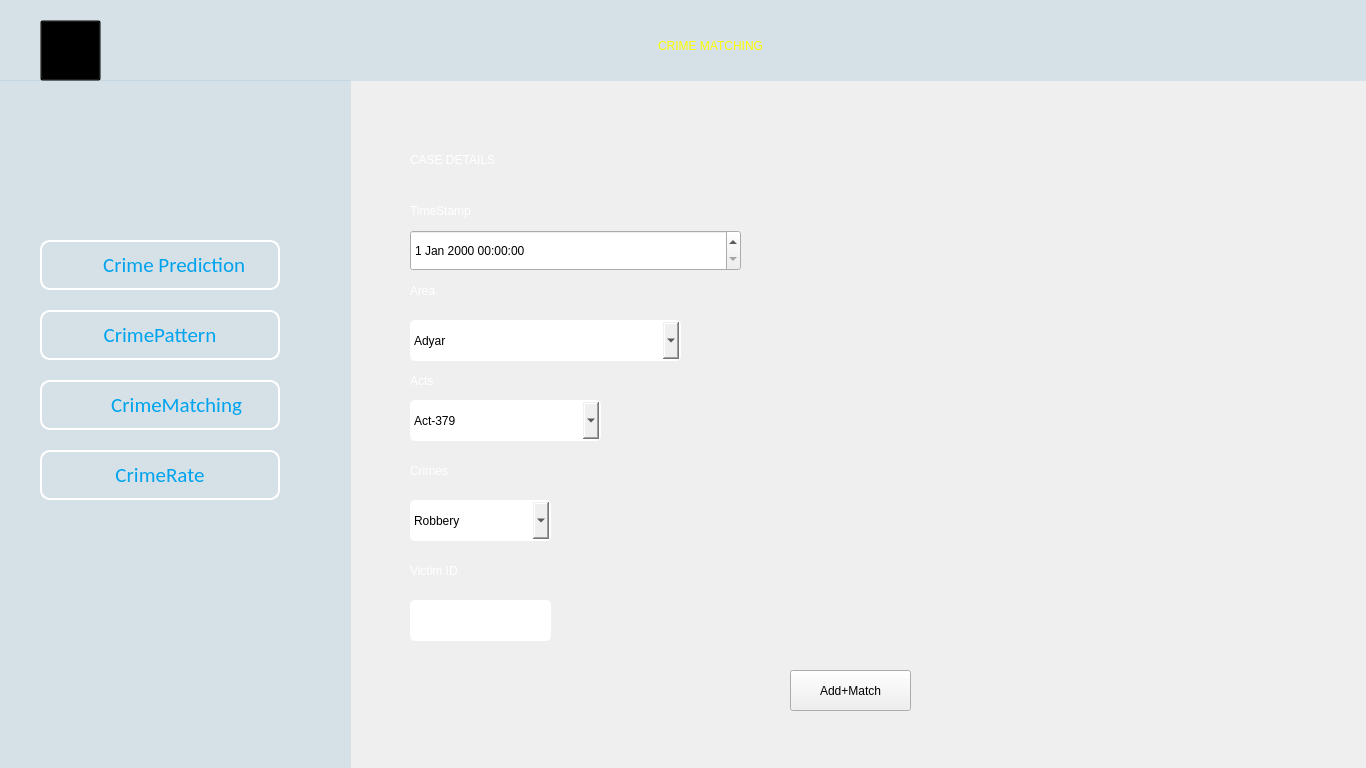
<?xml version="1.0" encoding="UTF-8"?>
<ui version="4.0">
 <class>Dialog</class>
 <widget class="QDialog" name="Dialog">
  <property name="geometry">
   <rect>
    <x>0</x>
    <y>0</y>
    <width>1366</width>
    <height>768</height>
   </rect>
  </property>
  <property name="windowTitle">
   <string>Dialog</string>
  </property>
  <widget class="QLabel" name="icon4">
   <property name="geometry">
    <rect>
     <x>50</x>
     <y>460</y>
     <width>31</width>
     <height>31</height>
    </rect>
   </property>
   <property name="styleSheet">
    <string notr="true">color: rgb(255, 255, 255);</string>
   </property>
   <property name="text">
    <string/>
   </property>
   <property name="pixmap">
    <pixmap>Images/Icons/interest-rate.png</pixmap>
   </property>
   <property name="scaledContents">
    <bool>true</bool>
   </property>
  </widget>
  <widget class="QLabel" name="blurside">
   <property name="geometry">
    <rect>
     <x>-10</x>
     <y>80</y>
     <width>361</width>
     <height>771</height>
    </rect>
   </property>
   <property name="styleSheet">
    <string notr="true">background-color: rgba(131, 177, 203,60);</string>
   </property>
   <property name="text">
    <string/>
   </property>
  </widget>
  <widget class="QLabel" name="blurtop">
   <property name="geometry">
    <rect>
     <x>-10</x>
     <y>-10</y>
     <width>1381</width>
     <height>91</height>
    </rect>
   </property>
   <property name="styleSheet">
    <string notr="true">background-color: rgba(131, 177, 203,60);</string>
   </property>
   <property name="text">
    <string/>
   </property>
  </widget>
  <widget class="QPushButton" name="crimerate">
   <property name="geometry">
    <rect>
     <x>40</x>
     <y>450</y>
     <width>240</width>
     <height>50</height>
    </rect>
   </property>
   <property name="font">
    <font>
     <family>Calibri</family>
     <pointsize>16</pointsize>
     <weight>50</weight>
     <italic>false</italic>
     <bold>false</bold>
    </font>
   </property>
   <property name="acceptDrops">
    <bool>false</bool>
   </property>
   <property name="autoFillBackground">
    <bool>false</bool>
   </property>
   <property name="styleSheet">
    <string notr="true">color: rgb(0, 163, 238);
font: 16pt &quot;Calibri&quot;;
border:2px solid white;
border-radius:10px;
background-color: rgba(255, 255, 255,0);
</string>
   </property>
   <property name="text">
    <string>CrimeRate</string>
   </property>
  </widget>
  <widget class="QLabel" name="icon3">
   <property name="geometry">
    <rect>
     <x>50</x>
     <y>390</y>
     <width>31</width>
     <height>31</height>
    </rect>
   </property>
   <property name="styleSheet">
    <string notr="true">color: rgb(255, 255, 255);</string>
   </property>
   <property name="text">
    <string/>
   </property>
   <property name="pixmap">
    <pixmap>Images/Icons/puzzle.png</pixmap>
   </property>
   <property name="scaledContents">
    <bool>true</bool>
   </property>
  </widget>
  <widget class="QLabel" name="background">
   <property name="geometry">
    <rect>
     <x>0</x>
     <y>0</y>
     <width>1366</width>
     <height>768</height>
    </rect>
   </property>
   <property name="text">
    <string/>
   </property>
   <property name="pixmap">
    <pixmap>Images/BG.jpg</pixmap>
   </property>
   <property name="scaledContents">
    <bool>true</bool>
   </property>
  </widget>
  <widget class="QPushButton" name="crimematching">
   <property name="geometry">
    <rect>
     <x>40</x>
     <y>380</y>
     <width>240</width>
     <height>50</height>
    </rect>
   </property>
   <property name="font">
    <font>
     <family>Calibri</family>
     <pointsize>16</pointsize>
     <weight>50</weight>
     <italic>false</italic>
     <bold>false</bold>
    </font>
   </property>
   <property name="acceptDrops">
    <bool>false</bool>
   </property>
   <property name="autoFillBackground">
    <bool>false</bool>
   </property>
   <property name="styleSheet">
    <string notr="true">color: rgb(0, 163, 238);
font: 16pt &quot;Calibri&quot;;
border:2px solid white;
border-radius:10px;
background-color: rgba(255, 255, 255,0);</string>
   </property>
   <property name="text">
    <string>       CrimeMatching</string>
   </property>
  </widget>
  <widget class="QLabel" name="icon2">
   <property name="geometry">
    <rect>
     <x>50</x>
     <y>320</y>
     <width>31</width>
     <height>31</height>
    </rect>
   </property>
   <property name="styleSheet">
    <string notr="true">color: rgb(255, 255, 255);</string>
   </property>
   <property name="text">
    <string/>
   </property>
   <property name="pixmap">
    <pixmap>Images/Icons/pattern-lock.png</pixmap>
   </property>
   <property name="scaledContents">
    <bool>true</bool>
   </property>
  </widget>
  <widget class="QLabel" name="icon1">
   <property name="geometry">
    <rect>
     <x>50</x>
     <y>250</y>
     <width>41</width>
     <height>41</height>
    </rect>
   </property>
   <property name="styleSheet">
    <string notr="true">color: rgb(255, 255, 255);</string>
   </property>
   <property name="text">
    <string/>
   </property>
   <property name="pixmap">
    <pixmap>Images/Icons/predictive-analysis.png</pixmap>
   </property>
   <property name="scaledContents">
    <bool>true</bool>
   </property>
  </widget>
  <widget class="QPushButton" name="crimepattern">
   <property name="geometry">
    <rect>
     <x>40</x>
     <y>310</y>
     <width>240</width>
     <height>50</height>
    </rect>
   </property>
   <property name="font">
    <font>
     <family>Calibri</family>
     <pointsize>16</pointsize>
     <weight>50</weight>
     <italic>false</italic>
     <bold>false</bold>
    </font>
   </property>
   <property name="styleSheet">
    <string notr="true">color: rgb(0, 163, 238);
font: 16pt &quot;Calibri&quot;;
border:2px solid white;
border-radius:10px;
background-color: rgba(255, 255, 255,0);</string>
   </property>
   <property name="text">
    <string>CrimePattern</string>
   </property>
  </widget>
  <widget class="QPushButton" name="crimeprediction">
   <property name="geometry">
    <rect>
     <x>40</x>
     <y>240</y>
     <width>240</width>
     <height>50</height>
    </rect>
   </property>
   <property name="font">
    <font>
     <family>Calibri</family>
     <pointsize>16</pointsize>
     <weight>50</weight>
     <italic>false</italic>
     <bold>false</bold>
    </font>
   </property>
   <property name="styleSheet">
    <string notr="true">color: rgb(0, 163, 238);
font: 16pt &quot;Calibri&quot;;
border:2px solid white;
border-radius:10px;
background-color: rgba(255, 255, 255,0);</string>
   </property>
   <property name="text">
    <string>      Crime Prediction</string>
   </property>
  </widget>
  <widget class="QLabel" name="topic">
   <property name="geometry">
    <rect>
     <x>500</x>
     <y>20</y>
     <width>421</width>
     <height>51</height>
    </rect>
   </property>
   <property name="styleSheet">
    <string notr="true">font: 26pt &quot;MS Shell Dlg 2&quot;;
color: rgb(255, 255, 0);</string>
   </property>
   <property name="text">
    <string>CRIME MATCHING</string>
   </property>
   <property name="alignment">
    <set>Qt::AlignCenter</set>
   </property>
  </widget>
  <widget class="QLabel" name="icon3_2">
   <property name="geometry">
    <rect>
     <x>470</x>
     <y>20</y>
     <width>51</width>
     <height>51</height>
    </rect>
   </property>
   <property name="styleSheet">
    <string notr="true">color: rgb(255, 255, 255);</string>
   </property>
   <property name="text">
    <string/>
   </property>
   <property name="pixmap">
    <pixmap>Images/Icons/puzzle.png</pixmap>
   </property>
   <property name="scaledContents">
    <bool>true</bool>
   </property>
  </widget>
  <widget class="QLabel" name="Casedetails">
   <property name="geometry">
    <rect>
     <x>410</x>
     <y>140</y>
     <width>201</width>
     <height>41</height>
    </rect>
   </property>
   <property name="styleSheet">
    <string notr="true">font: 75 18pt &quot;MS Shell Dlg 2&quot;;
color: rgb(255, 255, 255);</string>
   </property>
   <property name="text">
    <string>&lt;html&gt;&lt;head/&gt;&lt;body&gt;&lt;p&gt;CASE DETAILS&lt;/p&gt;&lt;/body&gt;&lt;/html&gt;</string>
   </property>
  </widget>
  <widget class="QLabel" name="Area">
   <property name="geometry">
    <rect>
     <x>410</x>
     <y>280</y>
     <width>81</width>
     <height>21</height>
    </rect>
   </property>
   <property name="styleSheet">
    <string notr="true">font: 75 12pt &quot;MS Shell Dlg 2&quot;;
color: rgb(255, 255, 255);</string>
   </property>
   <property name="text">
    <string>Area</string>
   </property>
  </widget>
  <widget class="QLabel" name="Acts">
   <property name="geometry">
    <rect>
     <x>410</x>
     <y>370</y>
     <width>81</width>
     <height>21</height>
    </rect>
   </property>
   <property name="styleSheet">
    <string notr="true">font: 75 12pt &quot;MS Shell Dlg 2&quot;;
color: rgb(255, 255, 255);</string>
   </property>
   <property name="text">
    <string>Acts</string>
   </property>
  </widget>
  <widget class="QLabel" name="Crime">
   <property name="geometry">
    <rect>
     <x>410</x>
     <y>460</y>
     <width>81</width>
     <height>21</height>
    </rect>
   </property>
   <property name="styleSheet">
    <string notr="true">font: 75 12pt &quot;MS Shell Dlg 2&quot;;
color: rgb(255, 255, 255);</string>
   </property>
   <property name="text">
    <string>Crimes</string>
   </property>
  </widget>
  <widget class="QLabel" name="Crime_2">
   <property name="geometry">
    <rect>
     <x>410</x>
     <y>560</y>
     <width>81</width>
     <height>21</height>
    </rect>
   </property>
   <property name="styleSheet">
    <string notr="true">font: 75 12pt &quot;MS Shell Dlg 2&quot;;
color: rgb(255, 255, 255);</string>
   </property>
   <property name="text">
    <string>Victim ID</string>
   </property>
  </widget>
  <widget class="QLineEdit" name="VictimIDLE">
   <property name="geometry">
    <rect>
     <x>410</x>
     <y>600</y>
     <width>141</width>
     <height>41</height>
    </rect>
   </property>
   <property name="styleSheet">
    <string notr="true">border:2px solid white;
border-radius:5px;
background-color: rgba(255, 255, 255);</string>
   </property>
  </widget>
  <widget class="QComboBox" name="location">
   <property name="geometry">
    <rect>
     <x>410</x>
     <y>320</y>
     <width>271</width>
     <height>41</height>
    </rect>
   </property>
   <property name="styleSheet">
    <string notr="true">font: 14pt &quot;MS Shell Dlg 2&quot;;
border:2px solid white;
border-radius:5px;</string>
   </property>
   <property name="editable">
    <bool>true</bool>
   </property>
   <property name="currentText">
    <string>Adyar </string>
   </property>
   <item>
    <property name="text">
     <string>Adyar </string>
    </property>
   </item>
   <item>
    <property name="text">
     <string>Agaram </string>
    </property>
   </item>
   <item>
    <property name="text">
     <string>Aminjikarai</string>
    </property>
   </item>
   <item>
    <property name="text">
     <string>Anna Nagar </string>
    </property>
   </item>
   <item>
    <property name="text">
     <string>Anna Nagar East</string>
    </property>
   </item>
   <item>
    <property name="text">
     <string>Anna Nagar Western Extn</string>
    </property>
   </item>
   <item>
    <property name="text">
     <string>Anna Road</string>
    </property>
   </item>
   <item>
    <property name="text">
     <string>Arumbakkam</string>
    </property>
   </item>
   <item>
    <property name="text">
     <string>Ashoknagar</string>
    </property>
   </item>
   <item>
    <property name="text">
     <string>Aynavaram</string>
    </property>
   </item>
   <item>
    <property name="text">
     <string>Besantnagar</string>
    </property>
   </item>
   <item>
    <property name="text">
     <string>Chennai</string>
    </property>
   </item>
   <item>
    <property name="text">
     <string>Chepauk</string>
    </property>
   </item>
   <item>
    <property name="text">
     <string>Chetput</string>
    </property>
   </item>
   <item>
    <property name="text">
     <string>Chintadripet</string>
    </property>
   </item>
   <item>
    <property name="text">
     <string>Choolaimedu</string>
    </property>
   </item>
   <item>
    <property name="text">
     <string>D G Vaishnav College</string>
    </property>
   </item>
   <item>
    <property name="text">
     <string>Edapalayam</string>
    </property>
   </item>
   <item>
    <property name="text">
     <string>Egmore</string>
    </property>
   </item>
   <item>
    <property name="text">
     <string>Egmore ND</string>
    </property>
   </item>
   <item>
    <property name="text">
     <string>Ekkaduthangal</string>
    </property>
   </item>
   <item>
    <property name="text">
     <string>Engineering College</string>
    </property>
   </item>
   <item>
    <property name="text">
     <string>Erukkancheri</string>
    </property>
   </item>
   <item>
    <property name="text">
     <string>Ethiraj Salai</string>
    </property>
   </item>
   <item>
    <property name="text">
     <string>Flower Bazaar</string>
    </property>
   </item>
   <item>
    <property name="text">
     <string>Flowers Road</string>
    </property>
   </item>
   <item>
    <property name="text">
     <string>Fort St George</string>
    </property>
   </item>
   <item>
    <property name="text">
     <string>G K M Colony</string>
    </property>
   </item>
   <item>
    <property name="text">
     <string>Gopalapuram</string>
    </property>
   </item>
   <item>
    <property name="text">
     <string>Govt Stanley Hospital</string>
    </property>
   </item>
   <item>
    <property name="text">
     <string>Greams Road</string>
    </property>
   </item>
   <item>
    <property name="text">
     <string>Guindy Industrial Estate</string>
    </property>
   </item>
   <item>
    <property name="text">
     <string>Guindy North</string>
    </property>
   </item>
   <item>
    <property name="text">
     <string>High Court Building</string>
    </property>
   </item>
   <item>
    <property name="text">
     <string>Hindi Prachar Sabha</string>
    </property>
   </item>
   <item>
    <property name="text">
     <string>Icf Colony</string>
    </property>
   </item>
   <item>
    <property name="text">
     <string>Indian Institute Of Technology</string>
    </property>
   </item>
   <item>
    <property name="text">
     <string>Jafferkhanpet</string>
    </property>
   </item>
   <item>
    <property name="text">
     <string>Jawahar Nagar</string>
    </property>
   </item>
   <item>
    <property name="text">
     <string>Kalaignar Karunanidhi Nagar</string>
    </property>
   </item>
   <item>
    <property name="text">
     <string>Kasturibai Nagar</string>
    </property>
   </item>
   <item>
    <property name="text">
     <string>Kilpauk</string>
    </property>
   </item>
   <item>
    <property name="text">
     <string>Kilpauk Medical College</string>
    </property>
   </item>
   <item>
    <property name="text">
     <string>Kodambakkam</string>
    </property>
   </item>
   <item>
    <property name="text">
     <string>Kodungaiyur</string>
    </property>
   </item>
   <item>
    <property name="text">
     <string>Kotturpuram</string>
    </property>
   </item>
   <item>
    <property name="text">
     <string>Koyambedu</string>
    </property>
   </item>
   <item>
    <property name="text">
     <string>Koyambedu Wholesale Market Com</string>
    </property>
   </item>
   <item>
    <property name="text">
     <string>Kumaran Nagar</string>
    </property>
   </item>
   <item>
    <property name="text">
     <string>Lloyds Estate</string>
    </property>
   </item>
   <item>
    <property name="text">
     <string>Loyola College</string>
    </property>
   </item>
   <item>
    <property name="text">
     <string>Madras Electricity System</string>
    </property>
   </item>
   <item>
    <property name="text">
     <string>Madras Medical College</string>
    </property>
   </item>
   <item>
    <property name="text">
     <string>Madras University</string>
    </property>
   </item>
   <item>
    <property name="text">
     <string>Mambalam.</string>
    </property>
   </item>
   <item>
    <property name="text">
     <string>Mandaveli</string>
    </property>
   </item>
   <item>
    <property name="text">
     <string>Mannady</string>
    </property>
   </item>
   <item>
    <property name="text">
     <string>Medavakkam Tank Road</string>
    </property>
   </item>
   <item>
    <property name="text">
     <string>Mint Building</string>
    </property>
   </item>
   <item>
    <property name="text">
     <string>MPT AO</string>
    </property>
   </item>
   <item>
    <property name="text">
     <string>Mylapore</string>
    </property>
   </item>
   <item>
    <property name="text">
     <string>Nandanam</string>
    </property>
   </item>
   <item>
    <property name="text">
     <string>Nungambakkam</string>
    </property>
   </item>
   <item>
    <property name="text">
     <string>Nungambakkam High Road</string>
    </property>
   </item>
   <item>
    <property name="text">
     <string>Old College Buildings</string>
    </property>
   </item>
   <item>
    <property name="text">
     <string>Park Town</string>
    </property>
   </item>
   <item>
    <property name="text">
     <string>Perambur</string>
    </property>
   </item>
   <item>
    <property name="text">
     <string>Perambur Barracks</string>
    </property>
   </item>
   <item>
    <property name="text">
     <string>Perambur North</string>
    </property>
   </item>
   <item>
    <property name="text">
     <string>Pr. Accountant General</string>
    </property>
   </item>
   <item>
    <property name="text">
     <string>Pudupakkam</string>
    </property>
   </item>
   <item>
    <property name="text">
     <string>Puliyanthope</string>
    </property>
   </item>
   <item>
    <property name="text">
     <string>Raja Annamalaipuram</string>
    </property>
   </item>
   <item>
    <property name="text">
     <string>Rajaji Bhavan</string>
    </property>
   </item>
   <item>
    <property name="text">
     <string>Rajbhavan</string>
    </property>
   </item>
   <item>
    <property name="text">
     <string>Ramakrishna Nagar</string>
    </property>
   </item>
   <item>
    <property name="text">
     <string>Rayapuram</string>
    </property>
   </item>
   <item>
    <property name="text">
     <string>Ripon Buildings</string>
    </property>
   </item>
   <item>
    <property name="text">
     <string>Royapettah</string>
    </property>
   </item>
   <item>
    <property name="text">
     <string>Rv Nagar</string>
    </property>
   </item>
   <item>
    <property name="text">
     <string>Saidapet</string>
    </property>
   </item>
   <item>
    <property name="text">
     <string>Saligramam</string>
    </property>
   </item>
   <item>
    <property name="text">
     <string>Sembiam</string>
    </property>
   </item>
   <item>
    <property name="text">
     <string>Shastri Bhavan</string>
    </property>
   </item>
   <item>
    <property name="text">
     <string>Shastri Nagar</string>
    </property>
   </item>
   <item>
    <property name="text">
     <string>Shenoy Nagar</string>
    </property>
   </item>
   <item>
    <property name="text">
     <string>Sowcarpet</string>
    </property>
   </item>
   <item>
    <property name="text">
     <string>Teynampet</string>
    </property>
   </item>
   <item>
    <property name="text">
     <string>Teynampet West</string>
    </property>
   </item>
   <item>
    <property name="text">
     <string>Thygarayanagar</string>
    </property>
   </item>
   <item>
    <property name="text">
     <string>Thygarayanagar North ND</string>
    </property>
   </item>
   <item>
    <property name="text">
     <string>Thygarayanagar South NDS.O</string>
    </property>
   </item>
   <item>
    <property name="text">
     <string>Tidel Park</string>
    </property>
   </item>
   <item>
    <property name="text">
     <string>Tiruvallikkeni</string>
    </property>
   </item>
   <item>
    <property name="text">
     <string>Tiruvanmiyur</string>
    </property>
   </item>
   <item>
    <property name="text">
     <string>Tondiarpet</string>
    </property>
   </item>
   <item>
    <property name="text">
     <string>Tondiarpet Bazaar</string>
    </property>
   </item>
   <item>
    <property name="text">
     <string>Tondiarpet West</string>
    </property>
   </item>
   <item>
    <property name="text">
     <string>Triplicane South</string>
    </property>
   </item>
   <item>
    <property name="text">
     <string>TTTI Taramani</string>
    </property>
   </item>
   <item>
    <property name="text">
     <string>Vadapalani</string>
    </property>
   </item>
   <item>
    <property name="text">
     <string>Valmiki Nagar</string>
    </property>
   </item>
   <item>
    <property name="text">
     <string>Velacheri</string>
    </property>
   </item>
   <item>
    <property name="text">
     <string>Venkatesapuram</string>
    </property>
   </item>
   <item>
    <property name="text">
     <string>Vepery</string>
    </property>
   </item>
   <item>
    <property name="text">
     <string>Virugambakkam</string>
    </property>
   </item>
   <item>
    <property name="text">
     <string>Vivekananda College Madras</string>
    </property>
   </item>
   <item>
    <property name="text">
     <string>Vyasar Nagar Colony</string>
    </property>
   </item>
   <item>
    <property name="text">
     <string>Vyasarpadi</string>
    </property>
   </item>
   <item>
    <property name="text">
     <string>Washermanpet</string>
    </property>
   </item>
   <item>
    <property name="text">
     <string>Washermanpet East</string>
    </property>
   </item>
   <item>
    <property name="text">
     <string>West Mambalam</string>
    </property>
   </item>
   <item>
    <property name="text">
     <string>World University Centre</string>
    </property>
   </item>
  </widget>
  <widget class="QComboBox" name="crimes">
   <property name="geometry">
    <rect>
     <x>410</x>
     <y>500</y>
     <width>141</width>
     <height>41</height>
    </rect>
   </property>
   <property name="styleSheet">
    <string notr="true">font: 14pt &quot;MS Shell Dlg 2&quot;;
border:2px solid white;
border-radius:5px;</string>
   </property>
   <property name="editable">
    <bool>true</bool>
   </property>
   <property name="currentText">
    <string>Robbery</string>
   </property>
   <item>
    <property name="text">
     <string>Robbery</string>
    </property>
   </item>
   <item>
    <property name="text">
     <string>Gambling</string>
    </property>
   </item>
   <item>
    <property name="text">
     <string>Accident</string>
    </property>
   </item>
   <item>
    <property name="text">
     <string>Violence </string>
    </property>
   </item>
   <item>
    <property name="text">
     <string>Murder</string>
    </property>
   </item>
   <item>
    <property name="text">
     <string>Kidnapping </string>
    </property>
   </item>
  </widget>
  <widget class="QPushButton" name="pushButton">
   <property name="geometry">
    <rect>
     <x>790</x>
     <y>670</y>
     <width>121</width>
     <height>41</height>
    </rect>
   </property>
   <property name="styleSheet">
    <string notr="true">font: 12pt &quot;MS Shell Dlg 2&quot;;</string>
   </property>
   <property name="text">
    <string>Add+Match</string>
   </property>
  </widget>
  <widget class="QComboBox" name="actsdd">
   <property name="geometry">
    <rect>
     <x>410</x>
     <y>400</y>
     <width>191</width>
     <height>41</height>
    </rect>
   </property>
   <property name="styleSheet">
    <string notr="true">font: 14pt &quot;MS Shell Dlg 2&quot;;
border:2px solid white;
border-radius:5px;</string>
   </property>
   <property name="editable">
    <bool>true</bool>
   </property>
   <property name="currentText">
    <string>Act-379</string>
   </property>
   <item>
    <property name="text">
     <string>Act-379</string>
    </property>
   </item>
   <item>
    <property name="text">
     <string>Act-13</string>
    </property>
   </item>
   <item>
    <property name="text">
     <string>Act-279</string>
    </property>
   </item>
   <item>
    <property name="text">
     <string>Act-323</string>
    </property>
   </item>
   <item>
    <property name="text">
     <string>Act-302</string>
    </property>
   </item>
   <item>
    <property name="text">
     <string>Act-363</string>
    </property>
   </item>
  </widget>
  <widget class="QDateTimeEdit" name="dateTimeEdit">
   <property name="geometry">
    <rect>
     <x>410</x>
     <y>230</y>
     <width>331</width>
     <height>41</height>
    </rect>
   </property>
   <property name="styleSheet">
    <string notr="true">font: 14pt &quot;MS Shell Dlg 2&quot;;</string>
   </property>
  </widget>
  <widget class="QLabel" name="Area_2">
   <property name="geometry">
    <rect>
     <x>410</x>
     <y>200</y>
     <width>111</width>
     <height>21</height>
    </rect>
   </property>
   <property name="styleSheet">
    <string notr="true">font: 75 12pt &quot;MS Shell Dlg 2&quot;;
color: rgb(255, 255, 255);</string>
   </property>
   <property name="text">
    <string>TimeStamp</string>
   </property>
  </widget>
  <widget class="QLabel" name="home">
   <property name="geometry">
    <rect>
     <x>40</x>
     <y>30</y>
     <width>51</width>
     <height>41</height>
    </rect>
   </property>
   <property name="text">
    <string/>
   </property>
   <property name="pixmap">
    <pixmap>Images/Icons/home.png</pixmap>
   </property>
   <property name="scaledContents">
    <bool>true</bool>
   </property>
  </widget>
  <widget class="QPushButton" name="homebt">
   <property name="geometry">
    <rect>
     <x>40</x>
     <y>20</y>
     <width>61</width>
     <height>61</height>
    </rect>
   </property>
   <property name="styleSheet">
    <string notr="true">background-color: transparent;</string>
   </property>
   <property name="text">
    <string/>
   </property>
  </widget>
  <zorder>background</zorder>
  <zorder>blurside</zorder>
  <zorder>crimepattern</zorder>
  <zorder>icon3</zorder>
  <zorder>icon2</zorder>
  <zorder>icon4</zorder>
  <zorder>icon1</zorder>
  <zorder>crimeprediction</zorder>
  <zorder>crimematching</zorder>
  <zorder>blurtop</zorder>
  <zorder>crimerate</zorder>
  <zorder>topic</zorder>
  <zorder>icon3_2</zorder>
  <zorder>Casedetails</zorder>
  <zorder>Area</zorder>
  <zorder>Acts</zorder>
  <zorder>Crime</zorder>
  <zorder>Crime_2</zorder>
  <zorder>VictimIDLE</zorder>
  <zorder>location</zorder>
  <zorder>crimes</zorder>
  <zorder>pushButton</zorder>
  <zorder>actsdd</zorder>
  <zorder>dateTimeEdit</zorder>
  <zorder>Area_2</zorder>
  <zorder>home</zorder>
  <zorder>homebt</zorder>
 </widget>
 <resources/>
 <connections/>
</ui>
